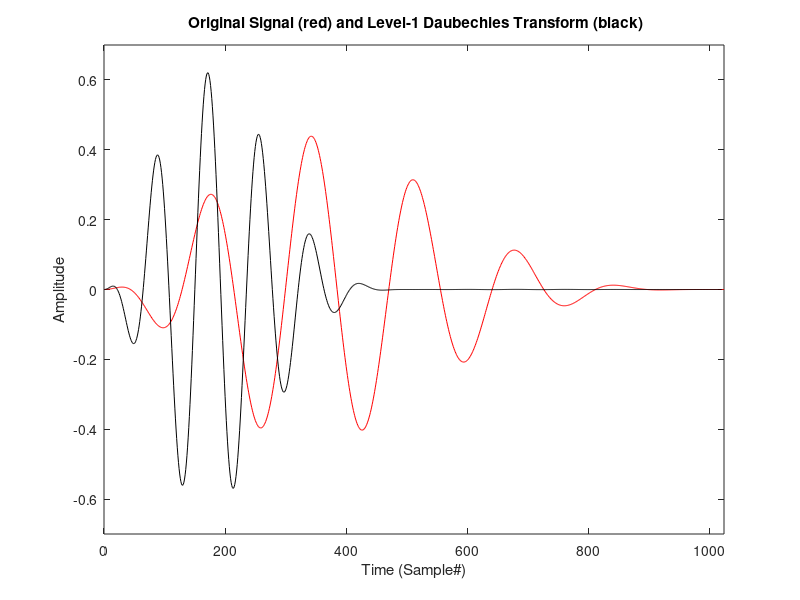

The MATLAB script that drew this image:
%daubechies1
% A level-1 Daubechies Wavelet Analysis

clear;

% Define the Daub4 scaling (alpha) and wavelet (beta) coeff
alpha(1)=(1+sqrt(3))/(4*sqrt(2));
alpha(2)=(3+sqrt(3))/(4*sqrt(2));
alpha(3)=(3-sqrt(3))/(4*sqrt(2));
alpha(4)=(1-sqrt(3))/(4*sqrt(2));
beta(1)=alpha(4);
beta(2)=-alpha(3);
beta(3)=alpha(2);
beta(4)=-alpha(1);

% # of points
N=1024;                     

% input signal 
for n=1:N;m=(n-1)/N;
    g(n)=20*m^2*(1-m)^4*cos(12*pi*m);
end; 

% Ignore the wrap around at the end!!
for m=1:N/2-2; 
    % Use direct formulas for t and f 
    a(m)=(g(2*m-1)*alpha(1)+g(2*m)*alpha(2)+g(2*m+1)*alpha(3)+g(2*m+2)*alpha(4)); 
    d(m)=(g(2*m-1)*beta(1)+g(2*m)*beta(2)+g(2*m+1)*beta(3)+g(2*m+2)*beta(4));
end;

% The level-1 Daub4 transform
D1=[a d];   

figure

plot(g,'r');
hold
plot(D1,'k');
axis([0 1024 -0.7 0.7]);
xlabel ('Time (Sample#)')
ylabel ('Amplitude')
title(' Original Signal (red) and Level-1 Daubechies Transform (black)')